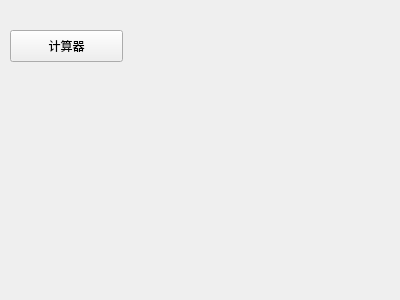
<?xml version="1.0" encoding="UTF-8"?>
<ui version="4.0">
 <class>MainWindow</class>
 <widget class="QWidget" name="MainWindow">
  <property name="geometry">
   <rect>
    <x>0</x>
    <y>0</y>
    <width>400</width>
    <height>300</height>
   </rect>
  </property>
  <property name="windowTitle">
   <string>功能菜单</string>
  </property>
  <widget class="QPushButton" name="pushButton">
   <property name="geometry">
    <rect>
     <x>10</x>
     <y>30</y>
     <width>113</width>
     <height>32</height>
    </rect>
   </property>
   <property name="text">
    <string>计算器</string>
   </property>
  </widget>
 </widget>
 <resources/>
 <connections/>
</ui>
